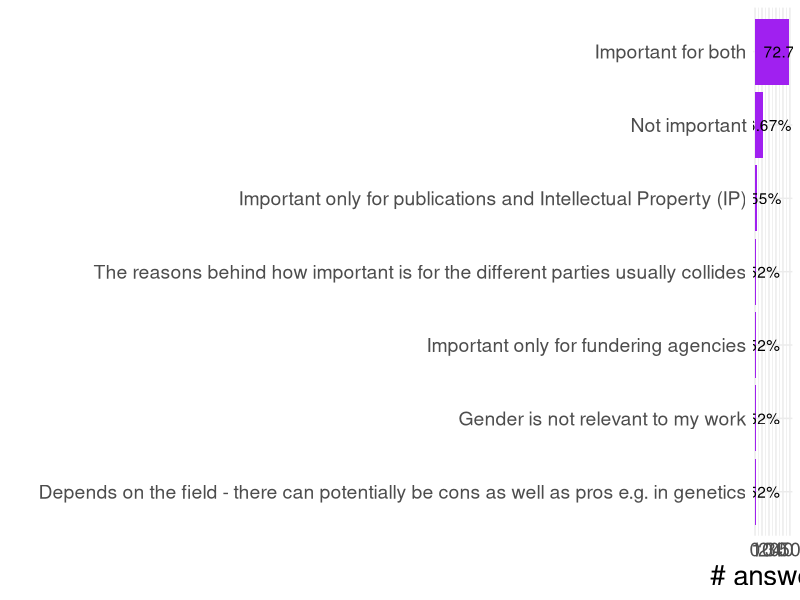
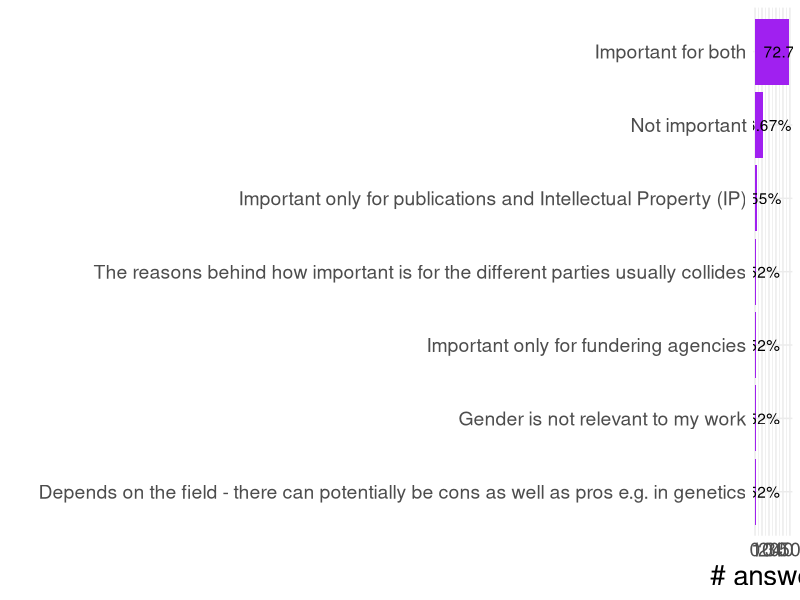

These figures' R source, in order:
library(data.table)
library(ggplot2)
library(dplyr)

# Load data
d = fread("../qualitative_analysis/ELIXIR_BioHackathon_35FAIRX_Responses-Form_responses1.tsv")

fs7_plot = d[,19]

colnames(fs7_plot) = "Answers"
fs7_plot$n = 1

library(stringr)
fs7_plot$answers_pretty = str_split_fixed(fs7_plot$Answers, ',',2)[,1]
fs7_plot[fs7_plot$answers_pretty=="N/A", "answers_pretty"] ="Not important"

fs7_plot_sum = fs7_plot%>% group_by(answers_pretty) %>%
  summarise(count = sum(n))

fs7_plot_sum = arrange(fs7_plot_sum, count)
fs7_plot_sum$answers_pretty = factor(fs7_plot_sum$answers_pretty, levels = fs7_plot_sum$answers_pretty)
fs7_plot_sum$percent = fs7_plot_sum$count / sum(fs7_plot_sum$count) * 100

fs7 = ggplot(fs7_plot_sum, aes(y = answers_pretty, x = count))+
  geom_bar(stat = "identity",fill = "purple")+
  geom_text(aes( label = paste0(round(percent,2),"%"),
                 x= count+3 ))+
  ylab("")+
  xlab("# answers")+
  theme_minimal()+
  theme(axis.text = element_text(size = 14),
        axis.title = element_text(size = 20))

fs7
png("../figures/figureS7.png", width = 2000, height = 500, res = 150)
fs7
dev.off()
